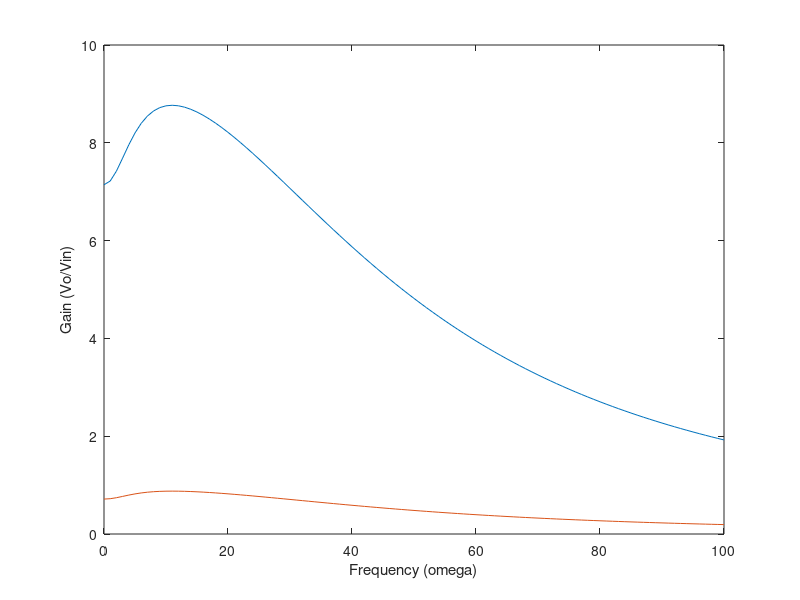

Write the MATLAB code that produced this figure.
clear

R1 = 1;
C1 = 0.25;
R2 = 2;
L = 0.2;
R3 = 10;
a = 100;
R4 = 0.1;
Ro = 1000;

G1 = 1/R1;
G2 = 1/R2;
G3 = 1/R3;
G4 = 1/R4;
Go = 1/Ro;


% Qc)

Vin = 1;
N = 9;

%X = [V1 V2 V3 V4 Vo Iin IL I3 I4];
n3 = 3;
no = 5;

G = zeros(N);  
F = zeros(N,1);
C = zeros(N);


G(1,1) = 1;
F(1) = Vin;

G(2,1) = G1; G(2,2) = -G1; G(2,6) = 1;
C(2,1) = C1; C(2,2) = -C1;

G(3,1) = -G1; G(3,2) = G1 + G2; G(3,7) = 1;
C(3,1) = -C1; C(3,2) = C1;

G(4,2) = 1; G(4,3) = -1;
C(4,7) = -L;

G(5,3) = G3; G(5,8) = -1;

G(6,7) = 1; G(6,8) = 1;

G(7,4) = 1; G(7,8) = -a;

G(8,4) = G4; G(8,5) = -G4; G(8,9) = 1;

G(9,4) = -G4; G(9,5) = G4 + Go;


V3 = [];
Vo = [];


for i = 1:101
    omega = i-1;
  
    CFinal = C.*(1i*omega);
    
    H = G + CFinal;
    V = H\F;
    
    V3(i) = V(n3);
    Vo(i) = V(no);
end

Gain1 = real(Vo)/Vin;
Gain2 = real(V3)/Vin;

% figure(1)
% plot(0:100,V3)
% hold on
% 
% plot(0:100,Vo)
% hold off

figure(2)
plot(0:100,Gain1)
xlabel('Frequency (omega)')
ylabel('Gain (Vo/Vin)')
hold on

plot(0:100,Gain2)
hold off

